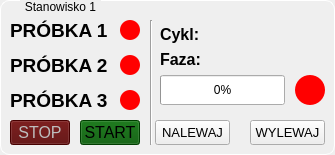
   <widget class="QGroupBox" name="gbStation1">
    <property name="enabled">
     <bool>true</bool>
    </property>
    <property name="geometry">
     <rect>
      <x>10</x>
      <y>10</y>
      <width>335</width>
      <height>155</height>
     </rect>
    </property>
    <property name="styleSheet">
     <string notr="true">QGroupBox {
    border: 1px solid white;
    border-radius: 9px;
    margin-top: 0.5em;
}

QGroupBox::title {
    subcontrol-origin: margin;
    left: 20px;
    padding: 0 3px 0 3px;
}</string>
    </property>
    <property name="title">
     <string>Stanowisko 1</string>
    </property>
    <property name="checkable">
     <bool>false</bool>
    </property>
    <widget class="QLabel" name="lblSt1Smpl1">
     <property name="geometry">
      <rect>
       <x>10</x>
       <y>20</y>
       <width>100</width>
       <height>20</height>
      </rect>
     </property>
     <property name="font">
      <font>
       <pointsize>14</pointsize>
       <weight>75</weight>
       <bold>true</bold>
      </font>
     </property>
     <property name="text">
      <string>PRÓBKA 1</string>
     </property>
    </widget>
    <widget class="QLabel" name="lblSt1Smpl1State">
     <property name="geometry">
      <rect>
       <x>120</x>
       <y>20</y>
       <width>20</width>
       <height>20</height>
      </rect>
     </property>
     <property name="styleSheet">
      <string notr="true">border: 1px;
border-radius: 10px;
background-color: rgb(255, 0, 0);</string>
     </property>
     <property name="text">
      <string/>
     </property>
    </widget>
    <widget class="QLabel" name="lblSt1Smpl2">
     <property name="geometry">
      <rect>
       <x>10</x>
       <y>55</y>
       <width>100</width>
       <height>20</height>
      </rect>
     </property>
     <property name="font">
      <font>
       <pointsize>14</pointsize>
       <weight>75</weight>
       <bold>true</bold>
      </font>
     </property>
     <property name="text">
      <string>PRÓBKA 2</string>
     </property>
    </widget>
    <widget class="QLabel" name="lblSt1Smpl2State">
     <property name="geometry">
      <rect>
       <x>120</x>
       <y>55</y>
       <width>20</width>
       <height>20</height>
      </rect>
     </property>
     <property name="styleSheet">
      <string notr="true">border: 1px;
border-radius: 10px;
background-color: rgb(255, 0, 0);</string>
     </property>
     <property name="text">
      <string/>
     </property>
    </widget>
    <widget class="QLabel" name="lblSt1Smpl3">
     <property name="geometry">
      <rect>
       <x>10</x>
       <y>90</y>
       <width>100</width>
       <height>20</height>
      </rect>
     </property>
     <property name="font">
      <font>
       <pointsize>14</pointsize>
       <weight>75</weight>
       <bold>true</bold>
      </font>
     </property>
     <property name="text">
      <string>PRÓBKA 3</string>
     </property>
    </widget>
    <widget class="QLabel" name="lblSt1Smpl3State">
     <property name="geometry">
      <rect>
       <x>120</x>
       <y>90</y>
       <width>20</width>
       <height>20</height>
      </rect>
     </property>
     <property name="styleSheet">
      <string notr="true">border: 1px;
border-radius: 10px;
background-color: rgb(255, 0, 0);</string>
     </property>
     <property name="text">
      <string/>
     </property>
    </widget>
    <widget class="QPushButton" name="btStop_St1">
     <property name="enabled">
      <bool>false</bool>
     </property>
     <property name="geometry">
      <rect>
       <x>10</x>
       <y>120</y>
       <width>60</width>
       <height>25</height>
      </rect>
     </property>
     <property name="font">
      <font>
       <pointsize>12</pointsize>
      </font>
     </property>
     <property name="styleSheet">
      <string notr="true">background-color: rgb(85, 0, 0);</string>
     </property>
     <property name="text">
      <string>STOP</string>
     </property>
    </widget>
    <widget class="QPushButton" name="btStart_St1">
     <property name="geometry">
      <rect>
       <x>80</x>
       <y>120</y>
       <width>60</width>
       <height>25</height>
      </rect>
     </property>
     <property name="font">
      <font>
       <pointsize>12</pointsize>
      </font>
     </property>
     <property name="styleSheet">
      <string notr="true">background-color: rgb(0, 85, 0);</string>
     </property>
     <property name="text">
      <string>START</string>
     </property>
    </widget>
    <widget class="Line" name="line">
     <property name="geometry">
      <rect>
       <x>150</x>
       <y>20</y>
       <width>3</width>
       <height>125</height>
      </rect>
     </property>
     <property name="orientation">
      <enum>Qt::Vertical</enum>
     </property>
    </widget>
    <widget class="QProgressBar" name="pBarPhasePrgs_St1">
     <property name="geometry">
      <rect>
       <x>160</x>
       <y>75</y>
       <width>125</width>
       <height>30</height>
      </rect>
     </property>
     <property name="value">
      <number>0</number>
     </property>
     <property name="alignment">
      <set>Qt::AlignCenter</set>
     </property>
     <property name="orientation">
      <enum>Qt::Horizontal</enum>
     </property>
     <property name="textDirection">
      <enum>QProgressBar::TopToBottom</enum>
     </property>
    </widget>
    <widget class="QLabel" name="lblActCyc_St1">
     <property name="geometry">
      <rect>
       <x>160</x>
       <y>25</y>
       <width>170</width>
       <height>18</height>
      </rect>
     </property>
     <property name="font">
      <font>
       <pointsize>12</pointsize>
       <weight>75</weight>
       <bold>true</bold>
      </font>
     </property>
     <property name="text">
      <string>Cykl:</string>
     </property>
    </widget>
    <widget class="QLabel" name="lblActPhase_St1">
     <property name="geometry">
      <rect>
       <x>160</x>
       <y>50</y>
       <width>170</width>
       <height>18</height>
      </rect>
     </property>
     <property name="font">
      <font>
       <pointsize>12</pointsize>
       <weight>75</weight>
       <bold>true</bold>
      </font>
     </property>
     <property name="text">
      <string>Faza:</string>
     </property>
    </widget>
    <widget class="QPushButton" name="btFill_St1">
     <property name="geometry">
      <rect>
       <x>155</x>
       <y>120</y>
       <width>75</width>
       <height>25</height>
      </rect>
     </property>
     <property name="font">
      <font>
       <pointsize>10</pointsize>
      </font>
     </property>
     <property name="styleSheet">
      <string notr="true"/>
     </property>
     <property name="text">
      <string>NALEWAJ</string>
     </property>
    </widget>
    <widget class="QPushButton" name="btDischarge_St1">
     <property name="geometry">
      <rect>
       <x>250</x>
       <y>120</y>
       <width>75</width>
       <height>25</height>
      </rect>
     </property>
     <property name="font">
      <font>
       <pointsize>10</pointsize>
      </font>
     </property>
     <property name="styleSheet">
      <string notr="true"/>
     </property>
     <property name="text">
      <string>WYLEWAJ</string>
     </property>
    </widget>
    <widget class="QLabel" name="lblSt1RunState">
     <property name="geometry">
      <rect>
       <x>295</x>
       <y>75</y>
       <width>30</width>
       <height>30</height>
      </rect>
     </property>
     <property name="styleSheet">
      <string notr="true">border: 1px;
border-radius: 15px;
background-color: rgb(255, 0, 0);</string>
     </property>
     <property name="text">
      <string/>
     </property>
    </widget>
   </widget>
